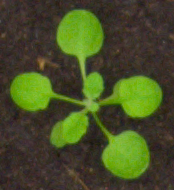
#> input picture project/group/Plant_Phenotyping_Datasets/Plant_Phenotyping_Datasets/Plant/Ara2013-Canon/ara2013_plant051_rgb.png, 174 x 190 px
$ jupyter execute --allow-errors test1.ipynb
#> lines starting #> are read from the running program, lines starting #| are printed output that depends on the picture
[cell 1]
import cv2
import numpy as np
import matplotlib.pyplot as plt
import os
from os.path import join, getsize
import pandas as pd
from sklearn.cluster import KMeans

from sklearn.model_selection import train_test_split
from scipy.cluster.vq import *
from sklearn.svm import SVC
from sklearn import datasets, svm, metrics
from sklearn.svm import LinearSVC
from sklearn.metrics import accuracy_score
from sklearn.metrics import precision_score
from sklearn.metrics import recall_score
from sklearn.metrics import roc_auc_score
from sklearn.neighbors import KNeighborsClassifier
from sklearn.ensemble import RandomForestClassifier

[cell 2]
img = cv2.imread("ara2013_plant051_rgb.png" )
#> img is the input picture: shape (190, 174, 3); mean B, G, R 38, 78.8, 70.7

img_rgb = cv2.cvtColor(img, cv2.COLOR_BGR2RGB)

plt.imshow(img_rgb)
plt.axis('off')
plt.show()

img_gray = cv2.cvtColor(img_rgb, cv2.COLOR_RGB2GRAY)
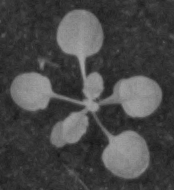
#> img_gray: shape (190, 174); min 23, max 166, mean 71.8

plt.imshow(img_gray, 'gray')
plt.axis('off')
plt.show()

img_list = []

img_list.append(img_gray)

[cell 3]
sift = cv2.xfeatures2d.SIFT_create(200)
kps, des =cv2.xfeatures2d_SURF.detectAndCompute(sift, img_gray, None )
#> kps = 110 keypoints; strongest (x, y, size): (33, 91, 24), (138, 95, 24.9), (125, 153, 26), (78, 36, 28.3)
sift_img = cv2.drawKeypoints(img_gray,kps,np.array([]))
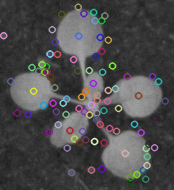
#> sift_img: shape (190, 174, 3); mean of channels 0, 1, 2 76, 75.2, 75.8; drawn as B, G, R
plt.axis('off')
plt.imshow(sift_img)

[cell 4]
features = []
reshape_features = []
sift = cv2.xfeatures2d.SIFT_create(200)
for img in img_list:
    _, desG = sift.detectAndCompute(img, None)
    features.append(desG)
#> this loop made 1 pass
#> after the loop, features = 1 item

for kp_vector in features:
    for item in kp_vector:
        reshape_features.append(item)
#> after the loop, reshape_features = 110 items

[cell 5]
plt.imshow(features[0])
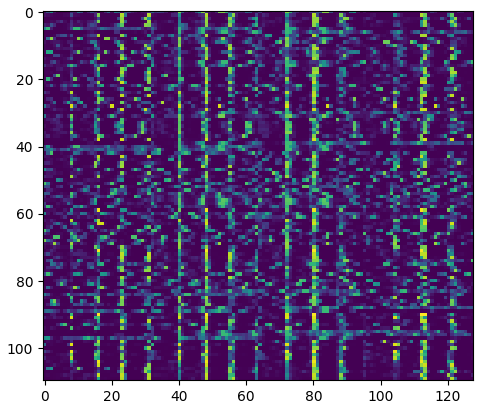
#> figure drawn by matplotlib, 1 panel

[cell 6]
k=100
centroids, _ = kmeans(reshape_features, k, 1)
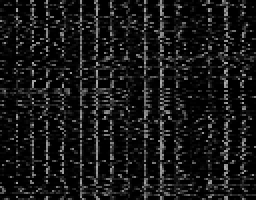
#> centroids: shape (100, 128) float32 (shown 2 times larger); min 0, max 174, mean 23.5
train_features_km = np.zeros((len(features), k), "float32")
    # print(train_features_km)
for index in range(len(features)):
        # labels --classify .. 为分类的标签
    labels, _ = vq(features[index], centroids)
    for i in labels:
        train_features_km[index][i] += 1

train_features_km

$ run again, with project/group/Plant_Phenotyping_Datasets/Plant_Phenotyping_Datasets/Plant/Ara2013-Canon/ara2013_plant001_rgb.png copied over project/group/Plant_Phenotyping_Datasets/Plant_Phenotyping_Datasets/Plant/Ara2013-Canon/ara2013_plant051_rgb.png
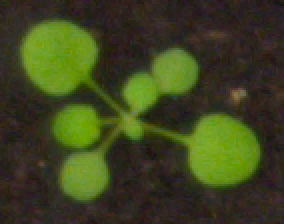
#> input picture project/group/Plant_Phenotyping_Datasets/Plant_Phenotyping_Datasets/Plant/Ara2013-Canon/ara2013_plant001_rgb.png, 142 x 112 px (shown 2 times larger)
#> img is the input picture: shape (112, 142, 3); mean B, G, R 31.2, 67.3, 61.3
#> kps = 37 keypoints; strongest (x, y, size): (109, 75, 21.5), (27, 27, 21.9), (70, 46, 10.7), (39, 62, 12.2)
#> `sift_img = cv2.drawKeypoints(img_gray,kps,np.array([]))`:
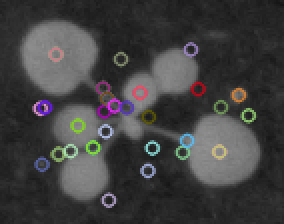
#> sift_img: shape (112, 142, 3) (shown 2 times larger); mean of channels 0, 1, 2 64.5, 64.3, 64.9; drawn as B, G, R
#> the loop `for img in img_list:` made 1 pass
#> after the loop `for img in img_list:`: features = 1 item
#> the loop `for kp_vector in features:` made 1 pass
#> after the loop `for kp_vector in features:`: reshape_features = 37 items
#> `[cell 5] plt.imshow(features[0])`:
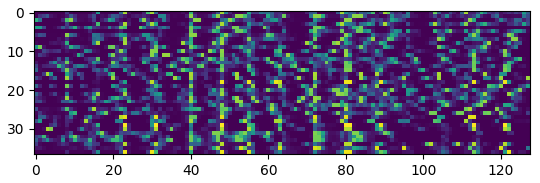
#> figure drawn by matplotlib, 1 panel

$ run again, with project/group/Plant_Phenotyping_Datasets/Plant_Phenotyping_Datasets/Plant/Ara2013-Canon/ara2013_plant002_rgb.png copied over project/group/Plant_Phenotyping_Datasets/Plant_Phenotyping_Datasets/Plant/Ara2013-Canon/ara2013_plant051_rgb.png
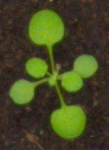
#> input picture project/group/Plant_Phenotyping_Datasets/Plant_Phenotyping_Datasets/Plant/Ara2013-Canon/ara2013_plant002_rgb.png, 109 x 150 px
#> img is the input picture: shape (150, 109, 3); mean B, G, R 35.1, 71.3, 68.7
#> kps = 66 keypoints; strongest (x, y, size): (46, 29, 21.4), (68, 120, 19.8), (22, 92, 14.6), (72, 81, 12.8)
#> `sift_img = cv2.drawKeypoints(img_gray,kps,np.array([]))`:
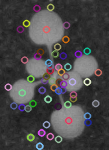
#> sift_img: shape (150, 109, 3); mean of channels 0, 1, 2 72.2, 71.1, 72.8; drawn as B, G, R
#> the loop `for img in img_list:` made 1 pass
#> after the loop `for img in img_list:`: features = 1 item
#> the loop `for kp_vector in features:` made 1 pass
#> after the loop `for kp_vector in features:`: reshape_features = 66 items
#> `[cell 5] plt.imshow(features[0])`:
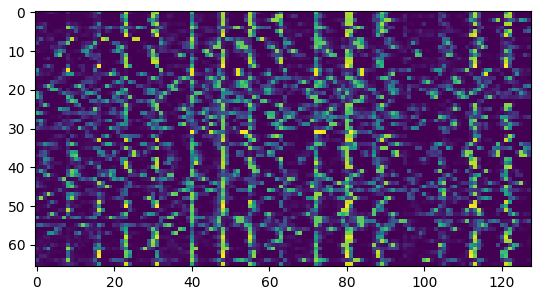
#> figure drawn by matplotlib, 1 panel

$ run again, with project/group/Plant_Phenotyping_Datasets/Plant_Phenotyping_Datasets/Plant/Ara2013-Canon/ara2013_plant003_rgb.png copied over project/group/Plant_Phenotyping_Datasets/Plant_Phenotyping_Datasets/Plant/Ara2013-Canon/ara2013_plant051_rgb.png
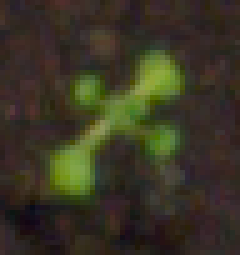
#> input picture project/group/Plant_Phenotyping_Datasets/Plant_Phenotyping_Datasets/Plant/Ara2013-Canon/ara2013_plant003_rgb.png, 48 x 51 px (shown 5 times larger)
#> img is the input picture: shape (51, 48, 3); mean B, G, R 36.2, 53.2, 57.7
#> kps = 15 keypoints; strongest (x, y, size): (14, 34, 6.1), (31, 15, 5.6), (17, 18, 3.2), (33, 28, 3.7)
#> `sift_img = cv2.drawKeypoints(img_gray,kps,np.array([]))`:
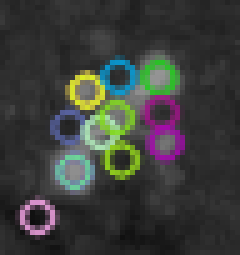
#> sift_img: shape (51, 48, 3) (shown 5 times larger); mean of channels 0, 1, 2 58.1, 61.4, 58.9; drawn as B, G, R
#> the loop `for img in img_list:` made 1 pass
#> after the loop `for img in img_list:`: features = 1 item
#> the loop `for kp_vector in features:` made 1 pass
#> after the loop `for kp_vector in features:`: reshape_features = 15 items
#> `[cell 5] plt.imshow(features[0])`:
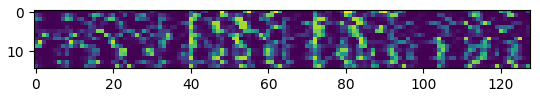
#> figure drawn by matplotlib, 1 panel
